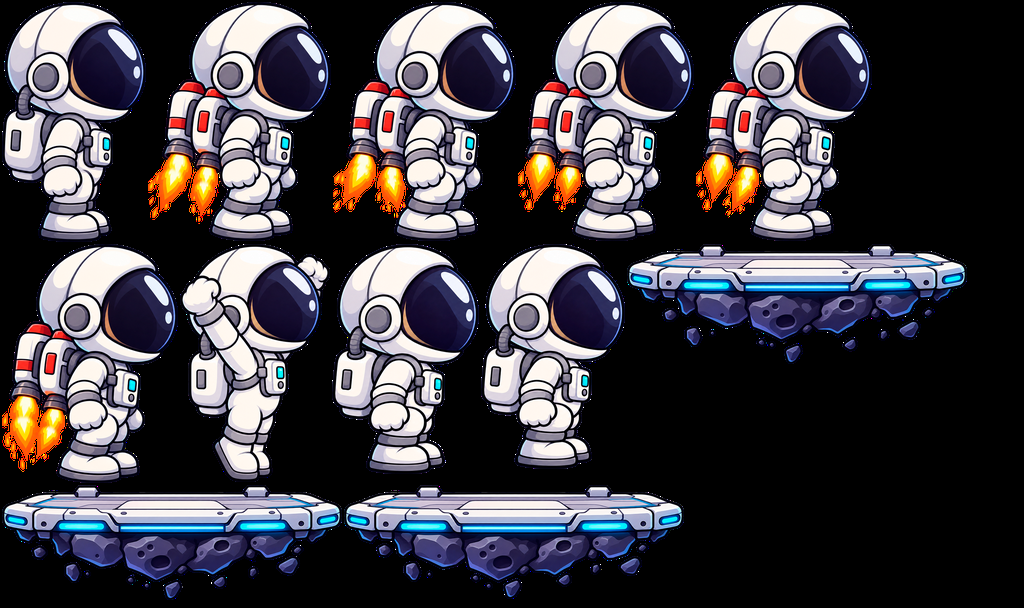
#> input picture assets/art/atlas0.png, 1024 x 608 px
$ python -i make_skins.py   (imports and definitions only)
#> lines starting #> are read from the running program, lines starting #| are printed output that depends on the picture
#!/usr/bin/env python3
"""
make_skins.py — скины скафандра: перекраска арта героя.

Берёт кадры героя из art.config.json (hero_idle, hero_crouch, hero_jump,
hero_jetpack) и на каждом кадре находит:
  • ткань скафандра — светлые малонасыщенные области (шлем, костюм,
    перчатки, ботинки, ранец);
  • серые детали — средне-серые области (кольца, шланг, пояс, подошвы);
  • стекло шлема — большое тёмно-синее пятно вместе с бликами внутри.

Ткань перекрашивается с сохранением светотени (цвет — по яркости исходного
пикселя) и сглаживания краёв (пиксель на границе с контуром перекрашивается
ровно на ту долю, на которую он «ткань»). Принт ложится поверх ткани и
тоже темнеет в тени. Координаты принта привязаны к ногам героя, поэтому
между кадрами анимации рисунок не «плавает».

Результат — такие же PNG в art/skins/<скин>/<слот>/1.png, 2.png, ...
Их можно открыть и подправить в Photoshop; атласы из них собирает
tools/build_sprites.py (он же вызывается dev-сервером).

Запуск:  python tools/make_skins.py [скин ...]      (без аргументов — все)
"""
import json
import math
import os
import sys

try:
    import numpy as np
    from PIL import Image, ImageDraw, ImageFilter
    from scipy import ndimage as ndi
except ImportError:
    print("Нужны Pillow, numpy и scipy:  pip install pillow numpy scipy")
    sys.exit(2)

sys.path.insert(0, os.path.dirname(os.path.abspath(__file__)))
from build_sprites import anchor_feet, content_bbox   # та же опора, что при сборке атласа

ROOT     = os.path.dirname(os.path.dirname(os.path.abspath(__file__)))
CONFIG   = os.path.join(ROOT, "art.config.json")
OUT_DIR  = os.path.join(ROOT, "art", "skins")
SLOTS    = ["hero_idle", "hero_crouch", "hero_jump", "hero_jetpack"]
SS       = 2          # суперсэмплинг рисунков принта (сглаживание краёв)
PAD      = 200        # поля вокруг кадра: рога и хвост выходят за исходный холст
OUTLINE  = (18, 10, 30)


# ─── Цвет ─────────────────────────────────────────────────

def hexrgb(h):
    h = h.lstrip("#")
    return np.array([int(h[i:i + 2], 16) for i in (0, 2, 4)], np.float32) / 255.0


def ramp(stops):
    """Градиент по яркости: [(t, "#rrggbb"), ...] → функция t[N] → rgb[N,3]."""
    ts = np.array([s[0] for s in stops], np.float32)
    cs = np.stack([hexrgb(s[1]) for s in stops])

    def f(t):
        t = np.clip(t, ts[0], ts[-1])
        return np.stack([np.interp(t, ts, cs[:, k]) for k in range(3)], -1)
    return f


def lum(rgb):
    return rgb[..., 0] * 0.299 + rgb[..., 1] * 0.587 + rgb[..., 2] * 0.114


def hsv_vs(rgb):
    mx = rgb.max(-1)
    mn = rgb.min(-1)
    return mx, np.where(mx > 0, (mx - mn) / np.maximum(mx, 1e-6), 0)


def hue_deg(rgb):
    r, g, b = rgb[..., 0], rgb[..., 1], rgb[..., 2]
    return (np.degrees(np.arctan2(math.sqrt(3) * (g - b), 2 * r - g - b)) + 360) % 360


# ─── Маски кадра ──────────────────────────────────────────

def disk(r):
    y, x = np.ogrid[-r:r + 1, -r:r + 1]
    return x * x + y * y <= r * r


# [6 lines left out: function largest, not called in this run]


def analyze(img):
    """Маски и геометрия кадра."""
    a = img[..., 3]
    rgb = img[..., :3]
    V, S = hsv_vs(rgb)
    op = a > 0.5

    # Стекло: тёмно-синее и голубая подсветка по краю — насыщенное, синего
    # больше, чем красного. Белые блики внутри — «дырки» в нём: заливаем
    glass = op & (V > 0.07) & (S > 0.3) & (rgb[..., 2] > rgb[..., 0] + 0.05) & (rgb[..., 2] >= rgb[..., 1])
    glass = largest(ndi.binary_opening(glass, structure=disk(4)))
    visor = ndi.binary_fill_holes(ndi.binary_closing(glass, structure=disk(6)))
    visor = ndi.binary_dilation(visor, structure=disk(3))

    # Пламя джетпака: оранжево-жёлтое; белая сердцевина внутри него — не ткань
    hue = hue_deg(rgb)
    flame = op & (S > 0.45) & (V > 0.5) & (hue > 14) & (hue < 66)
    flame = ndi.binary_dilation(ndi.binary_fill_holes(ndi.binary_closing(flame, structure=disk(3))), structure=disk(3))

    fabric = op & (V > 0.66) & (S < 0.24) & ~visor & ~flame
    fabric = ndi.binary_opening(fabric, structure=disk(1))
    gray = op & (V > 0.3) & (V < 0.68) & (S < 0.3) & ~visor
    gray = ndi.binary_opening(gray, structure=disk(3))

    ys, xs = np.nonzero(op)
    bbox = (int(xs.min()), int(ys.min()), int(xs.max()) + 1, int(ys.max()) + 1)
    return {"a": a, "rgb": rgb, "V": V, "S": S, "op": op, "visor": visor, "glass": glass,
            "flame": flame, "fabric": fabric, "gray": gray, "bbox": bbox}


# [56 lines left out: functions feet_anchor, helmet_circle, recolor_region, not called in this run]


def ramp_color(f):
    return lambda W, t, idx: f(t)


# [9 lines left out: function print_color, not called in this run]


# ─── Рисунки (принты) ─────────────────────────────────────

class Canvas:
    """Холст принта с суперсэмплингом; координаты — в пикселях кадра."""
    # [10 lines left out: functions __init__, poly, not called in this run]

    def ellipse(self, cx, cy, rx, ry, fill, outline=None, width=0):
        box = [(cx - rx) * SS, (cy - ry) * SS, (cx + rx) * SS, (cy + ry) * SS]
        self.d.ellipse(box, fill=fill, outline=outline, width=int(width * SS) if outline else 0)

    def result(self):
        small = self.im.resize((self.w, self.h), Image.LANCZOS)
        return np.asarray(small).astype(np.float32) / 255.0


def rot(pts, cx, cy, ang):
    c, s = math.cos(ang), math.sin(ang)
    return [(cx + x * c - y * s, cy + x * s + y * c) for x, y in pts]


# [193 lines left out: functions scatter, daisy_pattern, flame_pattern, demon_visor, bezier, tube and 2 more, not called in this run]


# ─── Рецепты ──────────────────────────────────────────────

BLACK = ramp([(0, "#0e0e14"), (0.55, "#1e1f29"), (0.8, "#2d2e3b"), (0.95, "#3c3e4f"), (1, "#4c4f64")])
RED   = ramp([(0, "#4a0a10"), (0.55, "#8e1520"), (0.8, "#c21f27"), (0.95, "#e0302f"), (1, "#f0443a")])
SKY   = ramp([(0, "#1d4a7a"), (0.55, "#3f7fbf"), (0.8, "#62a8e6"), (1, "#86c6ff")])
CRIM  = ramp([(0, "#1a0508"), (0.55, "#3d0a12"), (0.8, "#6e0f1c"), (0.95, "#8e1424"), (1, "#a81a2a")])
DARKG = ramp([(0, "#0c080a"), (0.5, "#1c1216"), (1, "#3a2830")])


# [19 lines left out: function make, not called in this run]


ALL = ["black", "red", "daisy", "biker", "demon"]


# ─── Кадры героя из art.config.json ───────────────────────

# [24 lines left out: functions natural_key, hero_frames, not called in this run]


def load(path):
    img = np.asarray(Image.open(path).convert("RGBA")).astype(np.float32) / 255
    return np.pad(img, ((PAD, PAD), (PAD, PAD), (0, 0)))


# [39 lines left out: function main, not called in this run]


# [2 lines not run here, left out]

>>> import cv2
>>> picture = cv2.imread('../assets/art/atlas0.png', cv2.IMREAD_GRAYSCALE)
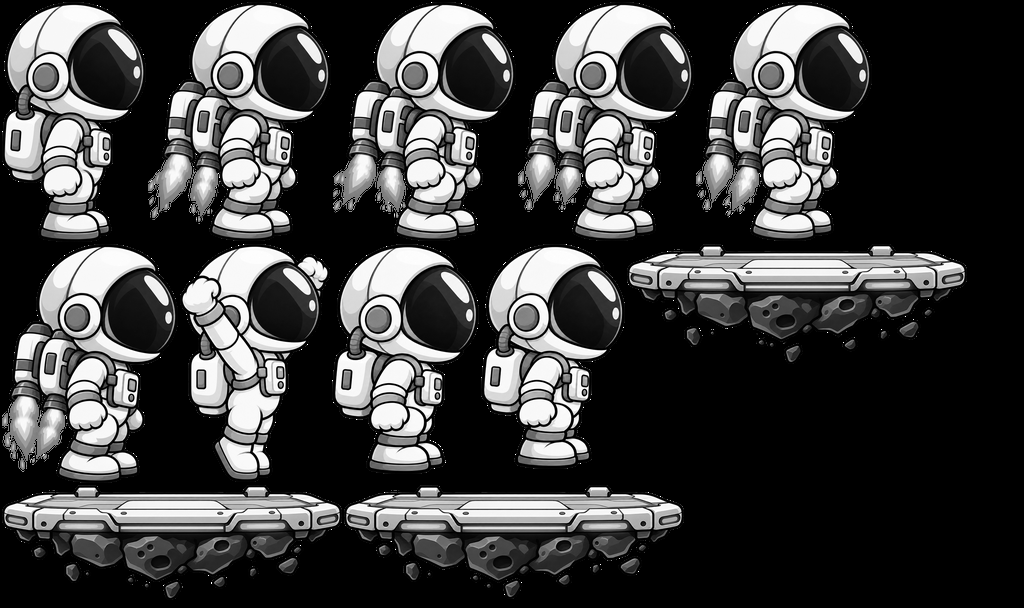
#> picture: shape (608, 1024); min 0, max 255, mean 64.5
>>> result = analyze(picture)
#> in analyze, `a = img[..., 3]`: a = 608 values, max 255 at index 164, min 0 at index 0, mean 4.88
#> in analyze, `rgb = img[..., :3]`: rgb = 608 rows, first 8: [0, 0, 0], [0, 0, 0], [0, 0, 0], [0, 0, 0], [0, 0, 0], [0, 0, 0], [0, 0, 0], [0, 0, 0]
#> in hsv_vs, `mx = rgb.max(-1)`: mx = 608 values, max 255 at index 131, min 0 at index 0, mean 4.15
#> in hsv_vs, `mn = rgb.min(-1)`: mn = 608 values from 0 to 0
#> in analyze, `V, S = hsv_vs(rgb)`: V has the same summary as mx in hsv_vs; S = 608 values, max 1 at index 129, min 0 at index 0, mean 0.1
#> (the run stopped early here; a loop or call above may not have finished)
